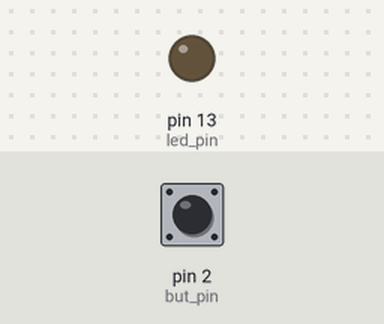
Bench run of a sketch on a simulated Arduino Uno, built with avr-gcc and run on an emulated ATmega328P. Parts: output pins drawn as LEDs (lit = HIGH). The test bench sets the inputs (shaded band); at power-on: pin 2 (but_pin) HIGH.

Above: at 1.2 s.
1.3 s: pin 2 (but_pin) pulled LOW for 0.15 s
At 1.37 s:
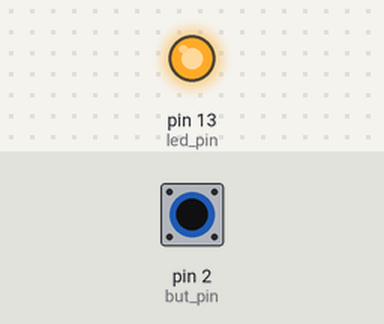
2.9 s: pin 2 (but_pin) pulled LOW for 3.2 s
At 6.9 s:
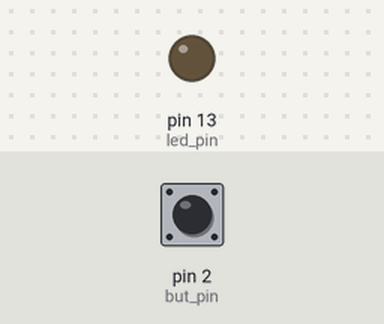
Timing chart, 0 to 8.4 s (numbered marks = the images above; inputs shaded):
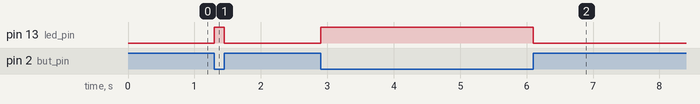

The sketch:

debounce_PT2.ino
```cpp
int led_pin = 13;
int but_pin = 2;
int led_state = LOW;
int debounce_limit = 30;
unsigned long ultimo_acionamento = 0;

void interrupt_handler() {

  // Altera estado se o tempo de debounce acabou
  if (debounce()) {
      if (digitalRead(but_pin) == LOW) {
         led_state = HIGH;
      } else {
         led_state = LOW;
      }
  }
}

bool debounce() {
  // Momento em que o botao foi acionado
  unsigned long botao_acionado = millis();

  // Passou o tempo de debounce, deve-se alterar o estado
  if ((botao_acionado - ultimo_acionamento) > debounce_limit) {
      ultimo_acionamento = botao_acionado;
      return true;
  } else {
      return false;
  }

}


void setup() {
  pinMode(led_pin, OUTPUT);
  pinMode(but_pin, INPUT_PULLUP);
  // Ativa interrupação
  attachInterrupt(digitalPinToInterrupt(but_pin),interrupt_handler,CHANGE);
}

void loop() {
  digitalWrite(led_pin, led_state);
}
```

Measured:
- after the input at 1.3 s, pin 13 (led_pin): LOW → HIGH at once, → LOW 0.15 s later
- after the input at 2.9 s, pin 13 (led_pin): LOW → HIGH at once, → LOW 3.2 s later
